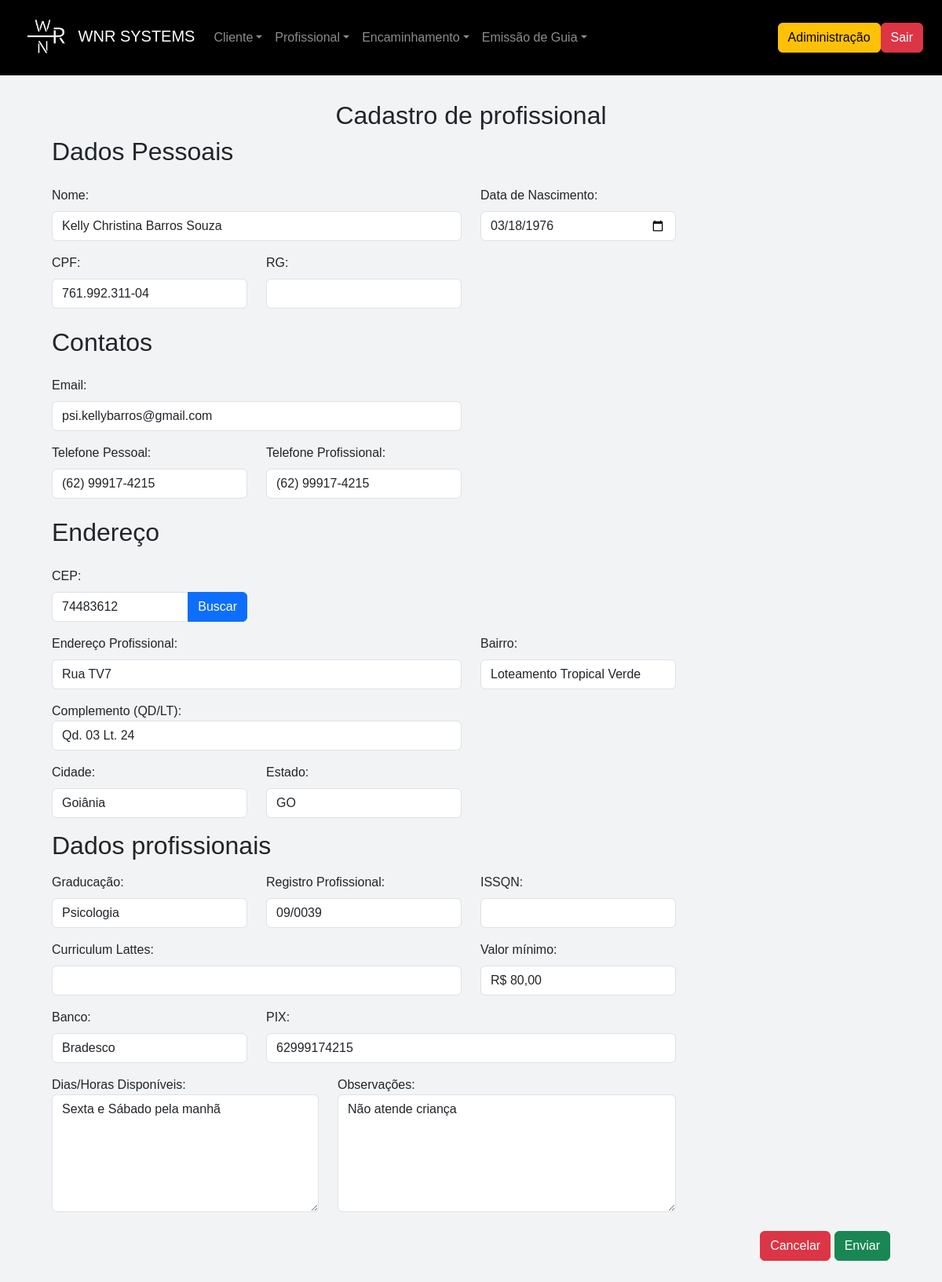
Before: /editar_profissional/2 (signed in) with the older database file.
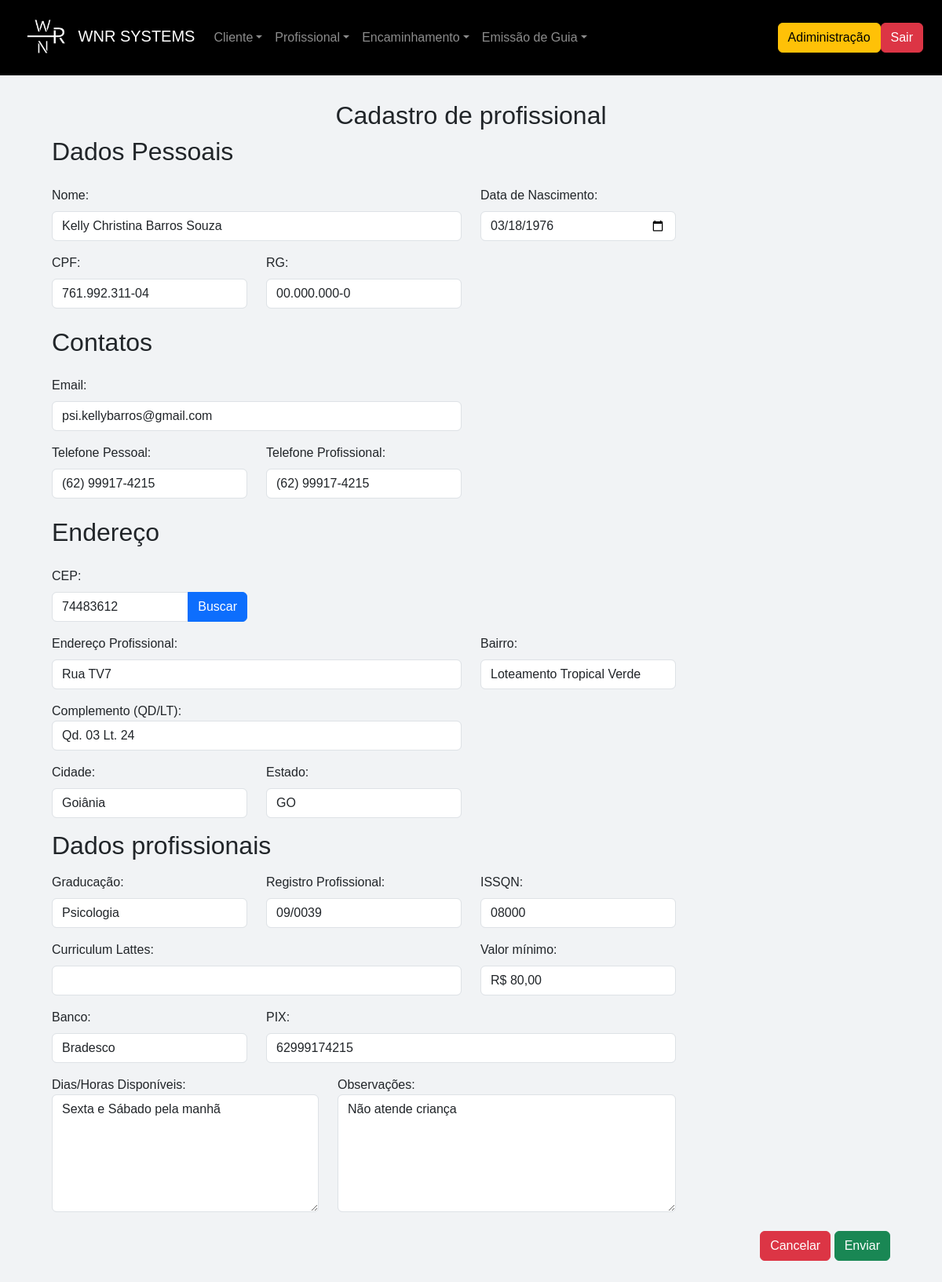
After: the same page with the newer database file.
### app/models.py (models this page shows)
class Profissional(db.Model):
    __tablename__ = "profissionais"
    id                      = Column(Integer, primary_key=True, index=True)
    nome                    = Column(String, index=True)
    cpf                     = Column(String(11), unique=True, index=True)
    email                   = Column(String, unique=True, index=True)
    data_nascimento         = Column(Date)
    bairro                  = Column(String)
    banco                   = Column(String)
    cep                     = Column(String(8))
    cidade                  = Column(String)
    complemento             = Column(String)
    graduacao               = Column(String)
    issqn                   = Column(String)
    fone_pessoal            = Column(String)
    fone_profissional       = Column(String)
    foto                    = Column(String)
    curriculum_lattes       = Column(String)
    dias_horas_disponiveis  = Column(String)
    endereco_profissional   = Column(String)
    estado                  = Column(String)
    observacoes             = Column(String)
    pix                     = Column(String)
    registro_profissional   = Column(String)
    rg                      = Column(String)
    valor_minimo            = Column(Float)
    encaminhamentos = relationship("Encaminhamento", back_populates="profissional", cascade="all, delete-orphan")
    guias = relationship("Guia", back_populates="profissional")

### app/routes/professional_routes.py (the view, shortened to what this page needs)
@professional_bp.route('/editar_profissional/<int:id>', methods=['GET', 'POST'])
@login_required
@role_required('atendimento', 'financeiro', 'admin')
def editar_profissional(id):
    profissional = Profissional.query.get_or_404(id)
    return render_template('professional/form_edit.html', profissional=profissional)

### app/__init__.py (called while the page is built)
@login_manager.user_loader
def load_user(id):
    return Usuario.query.get(int(id))  # Converte para inteiro e busca no banco

### app/templates/professional/form_edit.html (shortened to what the changed rows need)
{% extends 'base.html' %}
{% block content %}
<div class="container mb-5 mt-4">
    <h2 class="text-center">Cadastro de profissional</h2>
    <form action="{{ url_for('professional_bp.editar_profissional', id=profissional.id)}}" method="POST">
        <div class="container">
            <h2 class="mb-4"> Dados Pessoais </h2>
            <div class="row mb-3">
                <div class="col-md-6">
                    <label for="nome" class="form-label">Nome:</label>
                    <input type="text" class="form-control" id="nome" name="nome" value="{{profissional.nome}}" >
                </div>
                <div class="col-md-3">
                    <label for="data_nascimento" class="form-label">Data de Nascimento:</label>
                    <input type="date" class="form-control" id=data_nascimento name="data_nascimento" value="{{profissional.data_nascimento}}" >
                </div>
            </div>
            <div class="row mb-3">
                <div class="col-md-3">
                    <label for="cpf" class="form-label">CPF:</label>
                    <input type="text" class="form-control" id="cpf" name="cpf" value="{{profissional.cpf}}" >
                </div>
                <div class="col-md-3">
                    <label for="rg" class="form-label">RG:</label>
                    <input type="text" class="form-control" id="rg" name="rg" value="{{profissional.rg}}" >
                </div>
            </div>
            <h2 class="mb-4 mt-4">Contatos</h2>
            <div class="row mb-3">
                <div class="col-md-6">
                    <label for="email" class="form-label">Email:</label>
                    <input type="text" class="form-control" id="email" name="email" value="{{profissional.email}}" >
                </div>
            </div>
            <div class="row mb-3">
                <div class="col-md-3">
                    <label for="fone_pessoal" class="form-label">Telefone Pessoal:</label>
                    <input type="text" class="form-control" id="fone_pessoal" name="fone_pessoal" value="{{profissional.fone_pessoal}}" >
                </div>
                <div class="col-md-3">
                    <label for="fone_profissional" class="form-label">Telefone Profissional:</label>
                    <input type="text" class="form-control" id="fone_profissional" name="fone_profissional" value="{{profissional.fone_profissional}}" >
                </div>
            </div>
            <h2 class="mb-4 mt-4">Endereço</h2>
            <div class="row mb-3">
                <div class="col-md-3">
                    <div class="input-group">
                        <input type="text" id="cep" name="cep" class="form-control" value="{{ profissional.cep }}">
                        <button type="button" name="buscar_cep_btn" id="buscar_cep_btn" class="btn btn-primary" onclick="buscarCEP()">Buscar</button>
                    </div>
                </div>
            </div>
            <div class="row mb-3">
                <div class="col-md-6">
                    <label for="endereco_profissional" class="form-label">Endereço Profissional:</label>
                    <input type="text" class="form-control" id="endereco_profissional" name="endereco_profissional" value="{{profissional.endereco_profissional}}" >
                </div>
                <div class="col-md-3">
                    <label for="bairro" class="form-label">Bairro:</label>
                    <input type="text" class="form-control" id="bairro" name="bairro" value="{{profissional.bairro}}" >
                </div>
            </div>
            <div class="row mb-3">
                <div class="col-md-6">
                    <label for="complemento" class="custom-label">Complemento (QD/LT):</label>
                    <input type="text" id="complemento" class="form-control" name="complemento" required value="{{profissional.complemento}}" >
                </div>
            </div>
            <div class="row mb-3">
                <div class="col-md-3">
                    <label for="cidade" class="form-label">Cidade:</label>
                    <input type="text" class="form-control" id="cidade" name="cidade" value="{{profissional.cidade}}" >
                </div>
                <div class="col-md-3">
                    <label for="estado" class="form-label">Estado:</label>
                    <input type="text" class="form-control" id="estado" name="estado" value="{{profissional.estado}}" >
                </div>
            </div>
            <h2 class="mb-3">Dados profissionais</h2>
            <div class="row mb-3">
                <div class="col-md-3">
                    <label for="graduacao" class="form-label">Graducação:</label>
                    <input type="text" class="form-control" id="graduacao" name="graduacao" value="{{profissional.graduacao}}" >
                </div>
                <div class="col-md-3">
                    <label for="registro_profissional" class="form-label">Registro Profissional:</label>
                    <input type="text" class="form-control" id="registro_profissional" name="registro_profissional" value="{{profissional.registro_profissional}}" >
                </div>
                <div class="col-md-3">
                    <label for="issqn" class="form-label">ISSQN:</label>
                    <input type="text" class="form-control" id="issqn" name="issqn" value="{{profissional.issqn}}" >
                </div>
            </div>
            <div class="row mb-3">
                <div class="col-md-3">
                    <label for="valor_minimo" class="form-label">Valor mínimo:</label>
                    <input type="text" class="form-control" id="valor_minimo" name="valor_minimo" value="{{profissional.valor_minimo}}" >
                </div>
            </div>
            <div class="row mb-3">
                <div class="col-md-3">
                    <label for="banco" class="form-label">Banco:</label>
                    <input type="text" class="form-control" id="banco" name="banco" value="{{profissional.banco}}" >
                </div>
                <div class="col-md-6">
                    <label for="pix" class="form-label">PIX:</label>
                    <input type="text" class="form-control" id="pix" name="pix" value="{{profissional.pix}}" >
                </div>
            </div>
            <div class="row mb-3">
                <div class="col-md-4">
                    <label for="dias_horas_disponiveis" class="custom-label">Dias/Horas Disponíveis:</label>
                    <textarea class="form-control" id="dias_horas_disponiveis" name="dias_horas_disponiveis" style="height: 150px;" required>{{profissional.dias_horas_disponiveis}}</textarea>
                </div>
                <div class="col-md-5">
                    <label for="observacoes" class="custom-label">Observações:</label>
                    <textarea class="form-control" id="observacoes" name="observacoes" style="height: 150px;">{{profissional.observacoes}}</textarea>
                </div>
            </div>
        </div>
    </form>
</div>
{% endblock %}

Changed rows visible on the page:
changed Profissional "Kelly Christina Barros Souza": rg (not shown) → "00.000.000-0"; issqn (not shown) → "08000"
